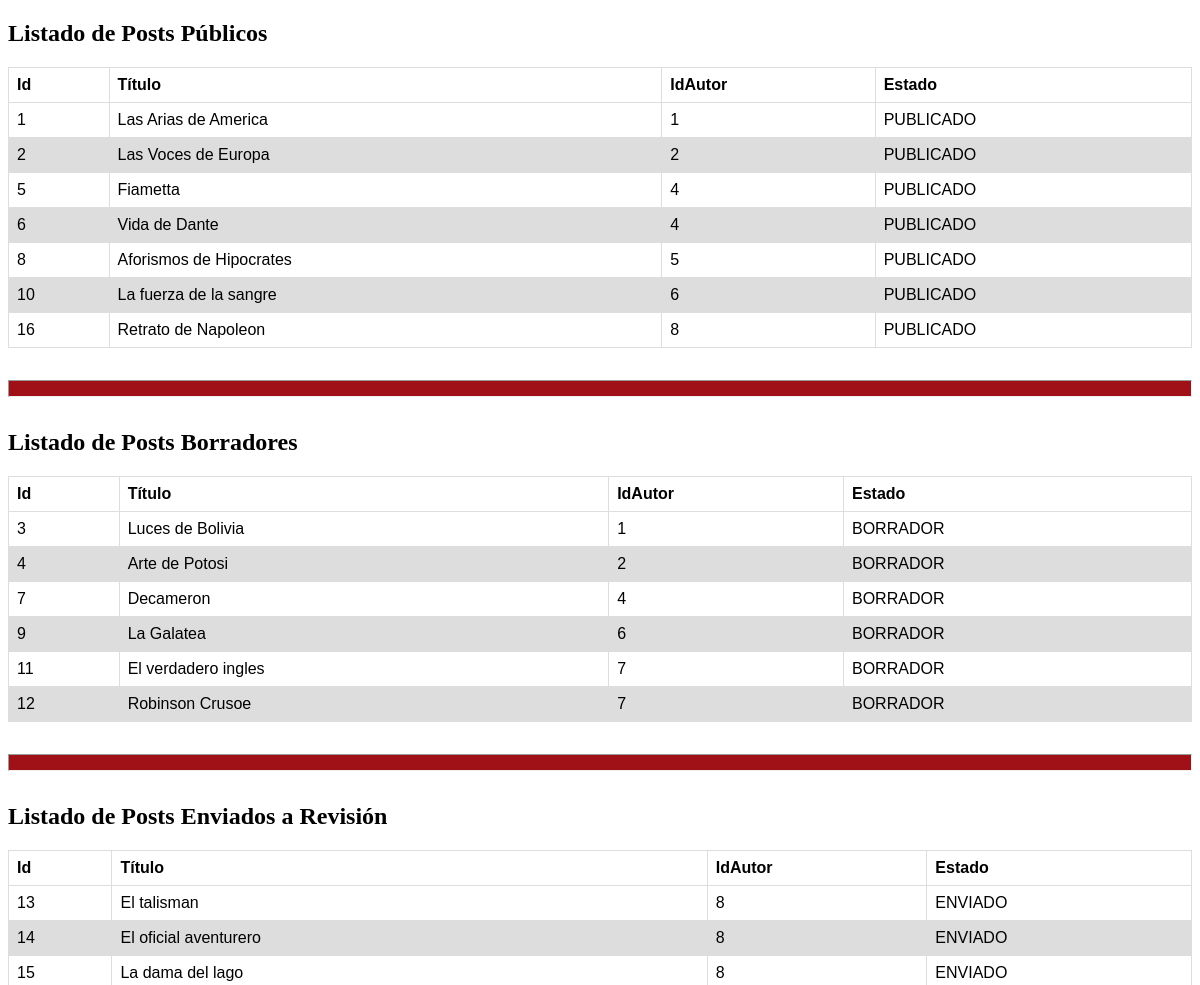
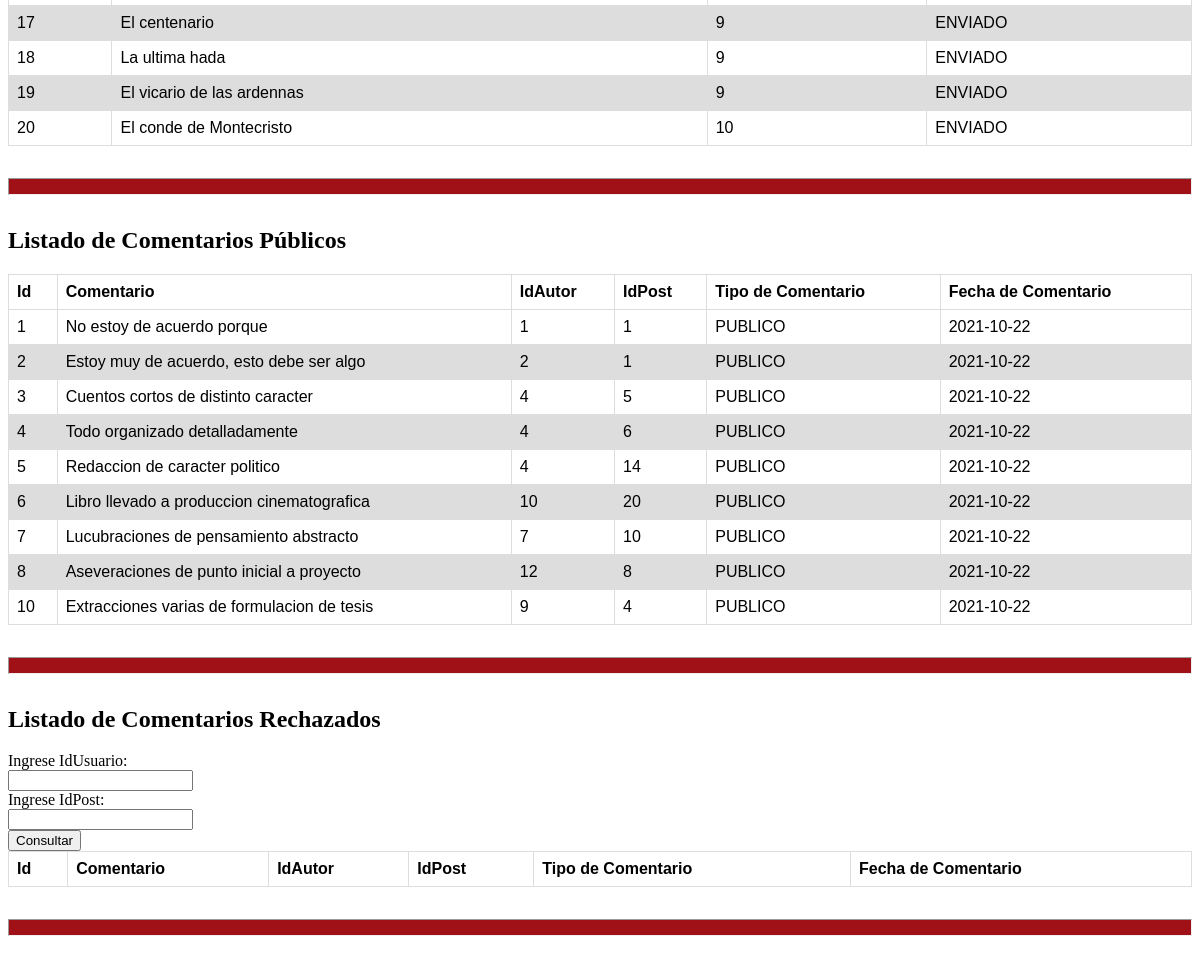
The page / on the database its author committed (2 pictures, top to bottom).
### tables this page shows
CREATE TABLE IF NOT EXISTS `post` (
  `Id` int(10) NOT NULL AUTO_INCREMENT,
  `Titulo` text,
  `Contenido` text,
  `FechaDePublicacion` date DEFAULT NULL,
  `Estado` tinytext,
  `IdAutor` int(10) NOT NULL,
  PRIMARY KEY (`Id`),
  KEY `FK_post_usuario` (`IdAutor`),
  CONSTRAINT `FK_post_usuario` FOREIGN KEY (`IdAutor`) REFERENCES `usuario` (`Id`) ON DELETE NO ACTION ON UPDATE NO ACTION
);

CREATE TABLE IF NOT EXISTS `comentario` (
  `Id` int(10) NOT NULL AUTO_INCREMENT,
  `Contenido` text,
  `FechaDeComentario` date DEFAULT NULL,
  `TipoDeComentario` tinytext NOT NULL,
  `IdUsuario` int(10) NOT NULL,
  `IdPost` int(10) NOT NULL,
  PRIMARY KEY (`Id`),
  KEY `FK__usuario` (`IdUsuario`),
  KEY `FK__post` (`IdPost`),
  CONSTRAINT `FK__post` FOREIGN KEY (`IdPost`) REFERENCES `post` (`Id`) ON DELETE NO ACTION ON UPDATE NO ACTION,
  CONSTRAINT `FK__usuario` FOREIGN KEY (`IdUsuario`) REFERENCES `usuario` (`Id`) ON DELETE NO ACTION ON UPDATE NO ACTION
);

### index.php (called while the page is built, shortened)
<?php
require 'models/model.conexion.php';
require 'models/model.ListadoPosts.php';
require 'models/model.ListadoComentarios.php';
require 'functions.php';
require 'views/ListadoPublico.php';
?>

### models/model.ListadoPosts.php (called while the page is built)
<?php
function ObtenerPostsBorradores($conexion){
            $sentencia = $conexion->prepare("SELECT Id,Titulo,IdAutor,Estado FROM post where Estado='BORRADOR'");
            $sentencia->execute();
            return $sentencia->fetchAll();
            }
function ObtenerPostsEnviados($conexion){
            $sentencia = $conexion->prepare("SELECT Id,Titulo,IdAutor,Estado FROM post where Estado='ENVIADO'");
            $sentencia->execute();
            return $sentencia->fetchAll();
            }
function ObtenerPostsPublicados($conexion){
            $sentencia = $conexion->prepare("SELECT Id,Titulo,FechaDePublicacion,IdAutor,Estado FROM Post WHERE Estado='PUBLICADO'");
            $sentencia->execute();
            return $sentencia->fetchAll();
            }
?>

### functions.php (called while the page is built)
<?php
$conexion=conexion();
$publicados =ObtenerPostsPublicados($conexion);
$borradores =ObtenerPostsBorradores($conexion);
$enviados   =ObtenerPostsEnviados($conexion);
$comentarios=ObtenerComentariosPublicos($conexion);
?>

### models/model.ListadoComentarios.php (called while the page is built, shortened)
<?php
function ObtenerComentariosPublicos($conexion){
            $sentencia = $conexion->prepare("SELECT  Id,Contenido,FechaDeComentario,TipoDeComentario,IdUsuario,IdPost FROM comentario where TipoDeComentario='PUBLICO'");
            $sentencia->execute();
            return $sentencia->fetchAll();
            }
?>

### views/ListadoPublico.php (the view, shortened to what this page needs)
<!DOCTYPE html>
<html lang="en">
<head>
    <link rel="stylesheet" href="css/estilos.css">
</head>
<body>
    <table>
        <h2>Listado de Posts Públicos</h2>
        <tr>
            <th>Id</th>
            <th>Título</th>
            <th>IdAutor</th>
            <th>Estado</th>
        </tr>
        <tr>
           <?php foreach ($publicados as $dato):?>
            <tr>
            <td><?php echo $dato['Id'];?></td>
            <td><?php echo $dato['Titulo'];?></td>
            <td><?php echo $dato['IdAutor'];?></td>
            <td><?php echo $dato['Estado'];?></td>
            </tr>
            <?php endforeach;?>
        </tr>
    </table>
    <hr></hr>
    <table>
        <h2>Listado de Posts Borradores</h2>
        <tr>
            <th>Id</th>
            <th>Título</th>
            <th>IdAutor</th>
            <th>Estado</th>
        </tr>
        <tr>
           <?php foreach ($borradores as $dato):?>
            <tr>
            <td><?php echo $dato['Id'];?></td>
            <td><?php echo $dato['Titulo'];?></td>
            <td><?php echo $dato['IdAutor'];?></td>
            <td><?php echo $dato['Estado'];?></td>
            </tr>
            <?php endforeach;?>
        </tr>
    </table>
    <hr></hr>
    <table>
        <h2>Listado de Posts Enviados a Revisión</h2>
        <tr>
            <th>Id</th>
            <th>Título</th>
            <th>IdAutor</th>
            <th>Estado</th>
        </tr>
        <tr>
           <?php foreach ($enviados as $dato):?>
            <tr>
            <td><?php echo $dato['Id'];?></td>
            <td><?php echo $dato['Titulo'];?></td>
            <td><?php echo $dato['IdAutor'];?></td>
            <td><?php echo $dato['Estado'];?></td>
            </tr>
            <?php endforeach;?>
        </tr>
    </table>
    <hr></hr>
    <table>
        <h2>Listado de Comentarios Públicos</h2>
        <tr>
            <th>Id</th>
            <th>Comentario</th>
            <th>IdAutor</th>
            <th>IdPost</th>
            <th>Tipo de Comentario</th>
            <th>Fecha de Comentario</th>
        </tr>
        <tr>
           <?php foreach ($comentarios as $dato):?>
            <tr>
            <td><?php echo $dato['Id'];?></td>
            <td><?php echo $dato['Contenido'];?></td>
            <td><?php echo $dato['IdUsuario'];?></td>
            <td><?php echo $dato['IdPost'];?></td>
            <td><?php echo $dato['TipoDeComentario'];?></td>
            <td><?php echo $dato['FechaDeComentario'];?></td>
            </tr>
            <?php endforeach;?>
        </tr>
    </table>
    <hr></hr>
    <table>
        <h2>Listado de Comentarios Rechazados</h2>
        <form action="<?php echo htmlspecialchars($_SERVER['PHP_SELF']);?>" method='POST'>
            <label for="usuario">Ingrese IdUsuario:</label><br>
            <input type="number" id="IdUsuario" name="IdUsuario"><br>
            <label for="idpost">Ingrese IdPost:</label><br>
            <input type="number" id="IdPost" name="IdPost"><br>
            <input type="submit" value="Consultar">
        </form>
        <tr>
            <th>Id</th>
            <th>Comentario</th>
            <th>IdAutor</th>
            <th>IdPost</th>
            <th>Tipo de Comentario</th>
            <th>Fecha de Comentario</th>
        </tr>
    </table>
    <hr></hr>
</body>
</html>

### css/estilos.css (style rules this page uses)
table { font-family: arial, sans-serif; border-collapse: collapse; width: 100%; }
td, th { border: 1px solid #dddddd; text-align: left; padding: 8px; }
tr:nth-child(even) { background-color: #dddddd; }
hr { height: 15px; margin-top: 2em; margin-bottom: 2em; margin-left: auto; margin-right: auto; border-style: inset; border-width: 1px; background-color: rgb(160, 16, 23); }

### rows shown on the page
post: Id "1", Titulo "Las Arias de America", IdAutor "1", Estado "PUBLICADO"
post: Id "2", Titulo "Las Voces de Europa", IdAutor "2", Estado "PUBLICADO"
post: Id "5", Titulo "Fiametta", IdAutor "4", Estado "PUBLICADO"
post: Id "6", Titulo "Vida de Dante", IdAutor "4", Estado "PUBLICADO"
post: Id "8", Titulo "Aforismos de Hipocrates", IdAutor "5", Estado "PUBLICADO"
post: Id "10", Titulo "La fuerza de la sangre", IdAutor "6", Estado "PUBLICADO"
post: Id "16", Titulo "Retrato de Napoleon", IdAutor "8", Estado "PUBLICADO"
post: Id "3", Titulo "Luces de Bolivia", IdAutor "1", Estado "BORRADOR"
post: Id "4", Titulo "Arte de Potosi", IdAutor "2", Estado "BORRADOR"
post: Id "7", Titulo "Decameron", IdAutor "4", Estado "BORRADOR"
post: Id "9", Titulo "La Galatea", IdAutor "6", Estado "BORRADOR"
post: Id "11", Titulo "El verdadero ingles", IdAutor "7", Estado "BORRADOR"
post: Id "12", Titulo "Robinson Crusoe", IdAutor "7", Estado "BORRADOR"
post: Id "13", Titulo "El talisman", IdAutor "8", Estado "ENVIADO"
post: Id "14", Titulo "El oficial aventurero", IdAutor "8", Estado "ENVIADO"
post: Id "15", Titulo "La dama del lago", IdAutor "8", Estado "ENVIADO"
post: Id "17", Titulo "El centenario", IdAutor "9", Estado "ENVIADO"
post: Id "18", Titulo "La ultima hada", IdAutor "9", Estado "ENVIADO"
post: Id "19", Titulo "El vicario de las ardennas", IdAutor "9", Estado "ENVIADO"
post: Id "20", Titulo "El conde de Montecristo", IdAutor "10", Estado "ENVIADO"
comentario: Id "1", Contenido "No estoy de acuerdo porque", IdUsuario "1", IdPost "1", TipoDeComentario "PUBLICO", FechaDeComentario "2021-10-22"
comentario: Id "2", Contenido "Estoy muy de acuerdo, esto debe ser algo", IdUsuario "2", IdPost "1", TipoDeComentario "PUBLICO", FechaDeComentario "2021-10-22"
comentario: Id "3", Contenido "Cuentos cortos de distinto caracter", IdUsuario "4", IdPost "5", TipoDeComentario "PUBLICO", FechaDeComentario "2021-10-22"
comentario: Id "4", Contenido "Todo organizado detalladamente", IdUsuario "4", IdPost "6", TipoDeComentario "PUBLICO", FechaDeComentario "2021-10-22"
comentario: Id "5", Contenido "Redaccion de caracter politico", IdUsuario "4", IdPost "14", TipoDeComentario "PUBLICO", FechaDeComentario "2021-10-22"
comentario: Id "6", Contenido "Libro llevado a produccion cinematografica", IdUsuario "10", IdPost "20", TipoDeComentario "PUBLICO", FechaDeComentario "2021-10-22"
comentario: Id "7", Contenido "Lucubraciones de pensamiento abstracto", IdUsuario "7", IdPost "10", TipoDeComentario "PUBLICO", FechaDeComentario "2021-10-22"
comentario: Id "8", Contenido "Aseveraciones de punto inicial a proyecto", IdUsuario "12", IdPost "8", TipoDeComentario "PUBLICO", FechaDeComentario "2021-10-22"
comentario: Id "10", Contenido "Extracciones varias de formulacion de tesis", IdUsuario "9", IdPost "4", TipoDeComentario "PUBLICO", FechaDeComentario "2021-10-22"
